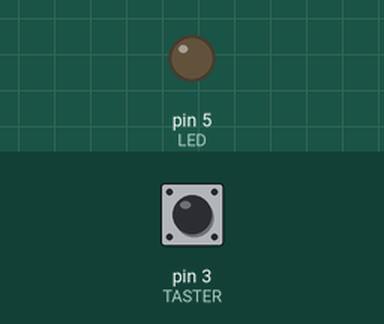
This sketch was run on a simulated Arduino Uno, built with avr-gcc and run on an emulated ATmega328P. Parts: output pins drawn as LEDs (lit = HIGH). Inputs (shaded band) come from the test bench; at power-on: pin 3 (TASTER) HIGH.

Above: at 1.2 s.
1.3 s: pin 3 (TASTER) pulled LOW for 0.15 s
At 2.5 s:
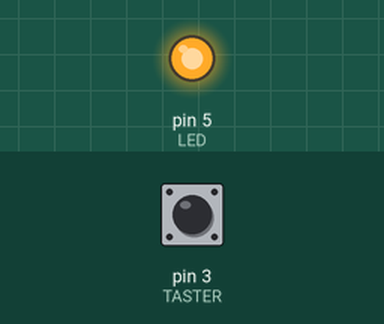
2.9 s: pin 3 (TASTER) pulled LOW for 1 s
At 3.9 s:
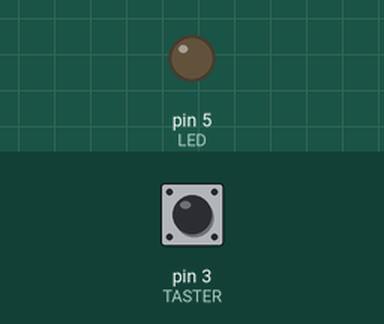
5.4 s: pin 3 (TASTER) pulled LOW for 3.2 s
At 5.8 s:
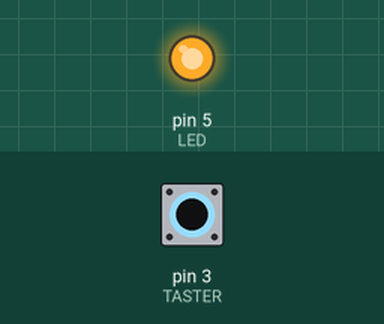
Timing chart, 0 to 8.4 s (numbered marks = the images above; inputs shaded):
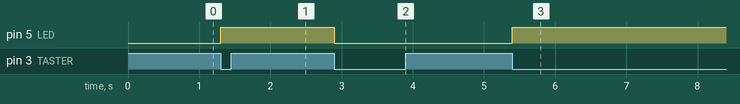

The sketch:

tag04_taster.ino
```cpp
// Tag 4: Licht per Knopfdruck
// Taster zwischen Pin 3 und GND. Kein Widerstand noetig, der Arduino hat einen eingebaut.
// LED mit 220 Ohm an Pin 5.

const int TASTER = 3;
const int LED = 5;
bool an = false;

void setup() {
  pinMode(TASTER, INPUT_PULLUP);  // ungedrueckt = HIGH, gedrueckt = LOW
  pinMode(LED, OUTPUT);
}

void loop() {
  if (digitalRead(TASTER) == LOW) {
    an = !an;                     // umschalten
    digitalWrite(LED, an);
    delay(250);                   // warten, bis der Finger wieder oben ist
    while (digitalRead(TASTER) == LOW) {}
  }
}
```

Measured:
- after the input at 1.3 s, pin 5 (LED): LOW → HIGH at once
- after the input at 2.9 s, pin 5 (LED): HIGH → LOW at once
- after the input at 5.4 s, pin 5 (LED): LOW → HIGH at once
